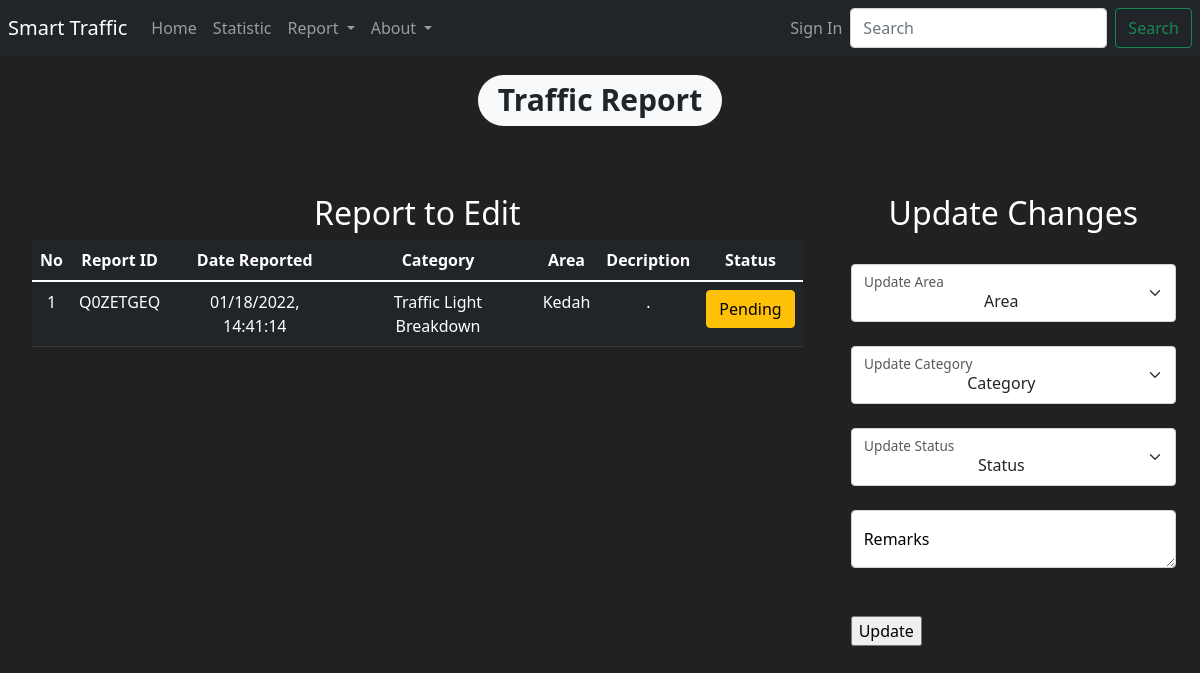
The page /update/1 on the database as committed earlier.
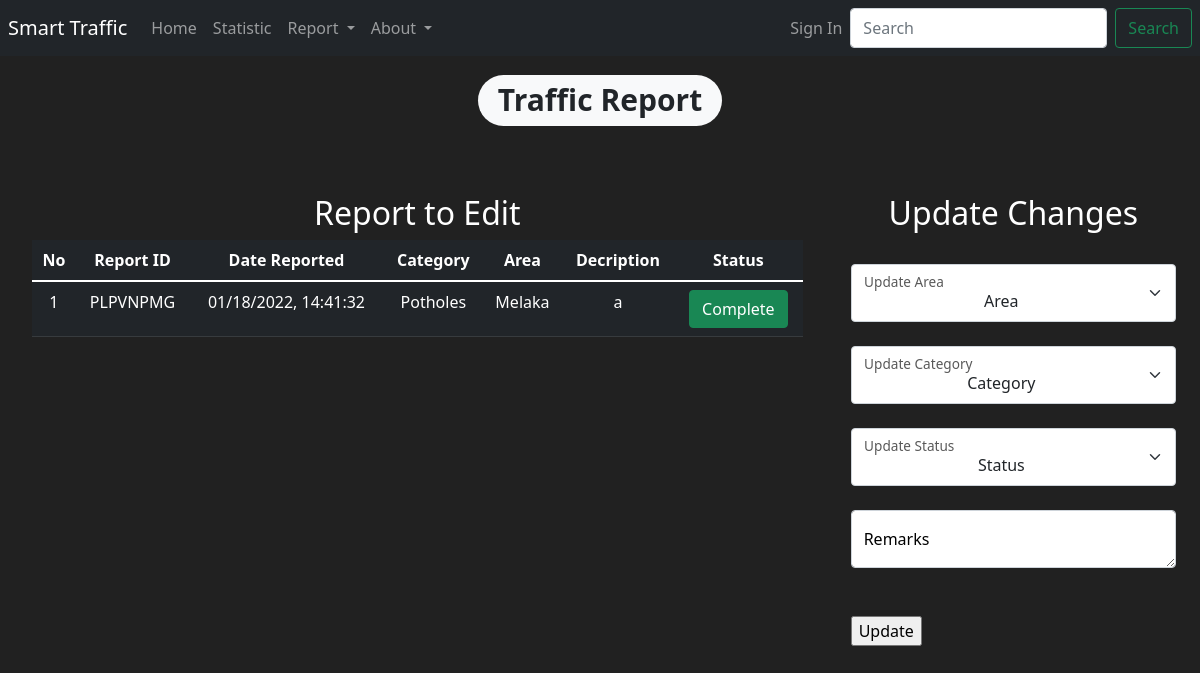
The same page on the database as committed later.
### App/models.py (models this page shows)
class Report(db.Model):
    No = db.Column(db.Integer(), nullable=False, unique=True, primary_key=True)
    ID = db.Column(db.String())
    Description = db.Column(db.String(), nullable=False)
    Date = db.Column(db.String(), nullable=False)
    Category = db.Column(db.String(), nullable=False)
    Area = db.Column(db.String(), nullable=False)
    Status = db.Column(db.String(), nullable=False)

### App/routes.py (the view)
@app.route('/update/<int:No>', methods=['GET','POST'])
def update_Item(No):
    items = Report.query.get_or_404(No)
    form = ReportForm()
    if request.method == 'POST':
        items.Area = request.form['selected_Area']
        items.Category = request.form['selected_Category']
        items.Description = request.form['selected_Description']
        items.Status = request.form['selected_Status']
        try:
            db.session.commit()
            flash(f"You've updated report: {items.ID}", category = "success")
            return redirect(url_for('admin_Page'))
        except:
            flash("There's a problem updating that report", category='danger')
    else:
        return render_template('update.html', items=items)
    return render_template('admin.html',items=items, form=form)

### App/forms.py
class ReportForm(FlaskForm):
    Area = StringField(label='Area', validators=[DataRequired()])
    Category = StringField(label='Category', validators=[DataRequired()])
    Description = StringField(label='Description', validators=[DataRequired()])
    Submit = SubmitField(label='Submit')
    Status = StringField(label='Status', validators=[DataRequired()])

class SearchForm(FlaskForm):
    Searched = StringField(label='Searched', validators=[DataRequired()])
    Submit =  SubmitField(label='Submit')

### App/routes.py (called while the page is built)
@app.context_processor
def base():
    form = SearchForm()
    return dict(form=form)

### App/templates/update.html (shortened to what this page needs)
{% extends "layout.html" %}
{% block body %}
<h1 class = "text-center mt-3"><span class="badge rounded-pill bg-light text-dark">Traffic Report</span></h1>
<div class="row" style="margin-top:20px; margin-left:20px">
    <div class="col-8"><p class= "mt-5">
        <h2 class="text-center mt-5">Report to Edit</h2>
        <table class="table table-hover table-dark text-center">
            <thead>
                <tr>
                    <th scope="col">No</th>
                    <th scope="col">Report ID</th>
                    <th scope="col">Date Reported</th>
                    <th scope="col">Category</th>
                    <th scope="col">Area</th>
                    <th scope="col">Decription</th>
                    <th scope="col">Status</th>
                </tr>
            </thead>
            <tbody>
                    <tr>
                        <td>{{items.No}}</td>
                        <td>{{items.ID}}</td>
                        <td>{{items.Date}}</td>
                        <td>{{items.Category}}</td>
                        <td>{{items.Area}}</td>
                        <td>{{items.Description}}</td>
                        <td>
                        {% if items.Status == "Pending"%}
                                <button class="btn btn-outline btn-warning">Pending</button>
                        {% elif items.Status == "Complete"%}
                            <button class="btn btn-outline btn-success">Complete</button>
                        {% else %}
                            <button class="btn btn-outline btn-danger">{{items.Status}}</button>
                        {% endif %}
                        </td>
                    </tr>
            </tbody>
        </table>
    </div>
    <div class="col-4 mt-5">
        <h2 class="text-center"> Update Changes </h2>
        <br>
        <form class="container" method="POST">
            <div class="form-floating">
                <select class="form-select align-middle text-center" aria-label="Floating label select example" name="selected_Area", id="selected_Area">
                    <option selected>Area</option>
                </select>
                <label style="color:black" for="selected_Area">Update Area</label>
            </div>
            <br>
            <div class="form-floating">
                <select class="form-select align-middle text-center" aria-label="Floating label select example" name="selected_Category" id="selected_Category">
                    <option selected>Category</option>
                </select>
                <label style="color:black" for="selected_Category">Update Category</label>
            </div>
            <br>
            <div class="form-floating">
                <select class="form-select align-middle text-center" aria-label="Floating label select example" name="selected_Status" id="selected_Status">
                    <option selected>Status</option>
                </select>
                <label style="color:black" for="selected_Status">Update Status</label>
            </div>
            <br>
            <div class="form-floating">
                <textarea class="form-control" placeholder="Leave a comment here" name="selected_Description" id="selected_Description"></textarea>
                <label style="color:black" for="selected_Description">Remarks</label>
            </div>
            <br>
            <br>
            <input type ="submit" value="Update">
        </form>
    </div>
</div>
{% endblock %}

### App/templates/layout.html (shortened to what this page needs)
<!DOCTYPE html>
<html lang="en">
    <head>
        <link href="https://cdn.jsdelivr.net/npm/bootstrap@5.1.3/dist/css/bootstrap.min.css" rel="stylesheet">
    </head>
    <body class>
        <nav class="navbar navbar-expand-md navbar-dark bg-dark ">
            <a class="navbar-brand ms-2" href="{{ url_for('home_Page')}}"> Smart Traffic</a>
            <div class="collapse navbar-collapse" id="navbarNav">
                <ul class="navbar-nav me-auto">
                    <li class="nav-item active">
                        <a class="nav-link" href="{{ url_for('home_Page')}}">Home </a>
                    </li>
                    <li class="nav-item">
                        <a class="nav-link" href="#">Statistic</a>
                    </li>
                    <li class="nav-item dropdown">
                        <a class="nav-link dropdown-toggle" href="#" id="navbarDropdownMenuLink" role="button" data-bs-toggle="dropdown" aria-expanded="false">
                            Report
                        </a>
                    </li>
                    <li class="nav-item dropdown">
                        <a class="nav-link dropdown-toggle" href="#" id="navbarDropdownMenuLink" role="button" data-bs-toggle="dropdown" aria-expanded="false">
                            About
                        </a>
                    </li>
                </ul>
                <ul class="navbar-nav me-2">
                    {% if current_user.is_authenticated %}
                        <li class="nav-item dropdown">
                            <a class="nav-link dropdown-toggle" style="color: lawngreen; font-weight:light" href="#" id="navbarDropdownMenuLink" role="button" data-bs-toggle="dropdown" aria-expanded="false">
                                {{current_user.Username}}
                            </a>
                            <ul class="dropdown-menu" aria-labelledby="navbarDropdownMenuLink">
                                <li><a class="dropdown-item" href="#">Profile</a></li>
                                <li><a class="dropdown-item" href="#">Track</a></li>
                                <li><a class="dropdown-item" href="{{ url_for('logout_Page')}}">Logout</a></li>
                            </ul>
                        </li>
                    {% else %}
                        <li class="nav-item">
                            <a class="nav-link" href="{{ url_for('login_Page')}}">Sign In</a>
                        </li>
                    {% endif %}
                    <form method="POST" class="d-flex" action="{{url_for('search_Page')}}">
                        <input class="form-control me-2" type="search" placeholder="Search" aria-label="Searched" name="Searched">
                        <button class="btn btn-outline-success" type="submit">Search</button>
                    </form>
                </ul>
            </div>
        </nav>
        {% block body%}{% endblock %}
    </body>
</html>

### App/templates/layout.html (style rules this page uses)
body { background-color:#212121; color: white }

Rows that differ between the two databases and show on the page:
changed Report id 1: ID "Q0ZETGEQ" → "PLPVNPMG"; Date "01/18/2022, 14:41:14" → "01/18/2022, 14:41:32"; Category "Traffic Light Breakdown" → "Potholes"; Area "Kedah" → "Melaka"; Description "." → "a"; Status "Pending" → "Complete" (drawn)
Other text that changed with them:
text no longer shown: "Pending"
text now shown: "Complete"
